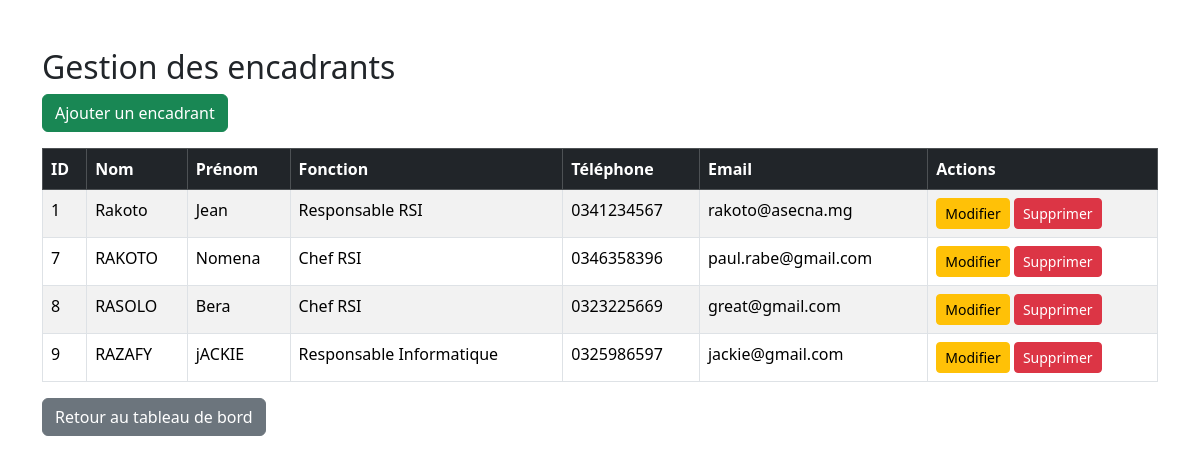
Screenshot of /encadrants/liste.php (signed in) with the database file from the repository.
### tables this page shows
CREATE TABLE `encadrant` (
  `id_encadrant` int(11) NOT NULL,
  `nom` varchar(100) NOT NULL,
  `prenom` varchar(100) NOT NULL,
  `fonction` varchar(100) NOT NULL,
  `telephone` varchar(20) DEFAULT NULL,
  `email` varchar(100) NOT NULL
);

### encadrants/liste.php (the view, shortened to what this page needs)
<?php
include '../config/connexion.php';
$sql = "SELECT * FROM encadrant";
$resultat = mysqli_query($connexion, $sql);
?>
<!DOCTYPE html>
<html lang="fr">
<head>
<link href="https://cdn.jsdelivr.net/npm/bootstrap@5.3.3/dist/css/bootstrap.min.css" rel="stylesheet">
</head>
<body>
<div class="container mt-5">
<h2>Gestion des encadrants</h2>
<a href="ajouter.php" class="btn btn-success mb-3">
Ajouter un encadrant
</a>
<table class="table table-bordered table-striped">
<thead class="table-dark">
<tr>
<th>ID</th>
<th>Nom</th>
<th>Prénom</th>
<th>Fonction</th>
<th>Téléphone</th>
<th>Email</th>
<th>Actions</th>
</tr>
</thead>
<tbody>
<?php while($encadrant=mysqli_fetch_assoc($resultat)){ ?>
<tr>
<td><?= $encadrant['id_encadrant']; ?></td>
<td><?= $encadrant['nom']; ?></td>
<td><?= $encadrant['prenom']; ?></td>
<td><?= $encadrant['fonction']; ?></td>
<td><?= $encadrant['telephone']; ?></td>
<td><?= $encadrant['email']; ?></td>
<td>
<a href="modifier.php?id=<?= $encadrant['id_encadrant']; ?>" class="btn btn-warning btn-sm">
Modifier
</a>
<a href="supprimer.php?id=<?= $encadrant['id_encadrant']; ?>"
class="btn btn-danger btn-sm"
onclick="return confirm('Voulez-vous supprimer cet encadrant ?')">
Supprimer
</a>
</td>
</tr>
<?php } ?>
</tbody>
</table>
<a href="../dashboard.php" class="btn btn-secondary">
Retour au tableau de bord
</a>
</div>
</body>
</html>

### rows the page displays
encadrant: id_encadrant "1", nom "Rakoto", prenom "Jean", fonction "Responsable RSI", telephone "0341234567", email "rakoto@asecna.mg"
encadrant: id_encadrant "7", nom "RAKOTO", prenom "Nomena", fonction "Chef RSI", telephone "0346358396", email "paul.rabe@gmail.com"
encadrant: id_encadrant "8", nom "RASOLO", prenom "Bera", fonction "Chef RSI", telephone "0323225669", email "great@gmail.com"
encadrant: id_encadrant "9", nom "RAZAFY", prenom "jACKIE", fonction "Responsable Informatique", telephone "0325986597", email "jackie@gmail.com"
